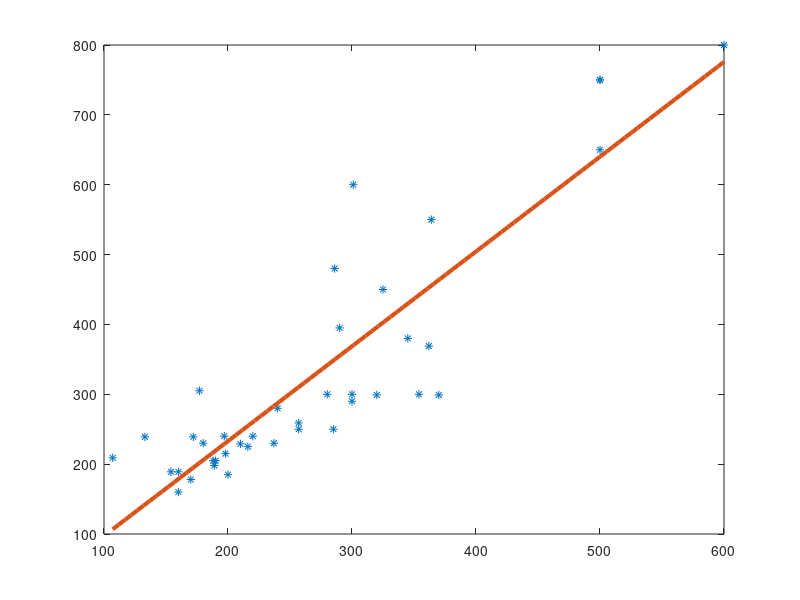

Source code (MATLAB):
#!/usr/bin/octave-cli

## Cargue los datos en el archivo 'escazu'.dat
D=load("escazu.dat");

## Extraiga la columna de áreas y precios
area=D(:,1);
precios=D(:,4);

## Extraiga min-max de áreas y precios
amin=min(area);
amax=max(area);

pmin=min(precios);
pmax=max(precios);


## Use las ecuaciones normales para calcular los parámetros de
## regresión lineal
X=[ones(rows(area),1) area];
theta=inv(X'*X)*X'*precios;
# theta=pinv(X)*precios;


## Grafique los puntos originales y la recta de regresión lineal con
## al menos 100 puntos

a=linspace(amin,amax,100);
aa=[ones(rows(a'),1) a'];

pp=aa*theta;

figure(1,"name","Regresión lineal");
hold off;
plot(area,precios,"*");

hold on;
plot(a',pp,"linewidth",3);

## ¿Cómo podemos modificar lo anterior para hacer una regresión
## polinomial?


